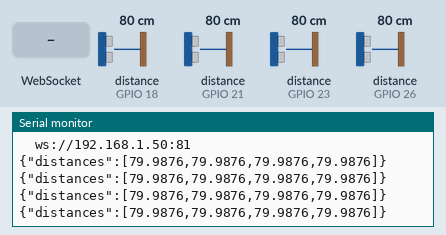
A sketch run on a simulated ESP32. Shown: the last lines printed to the serial monitor. Wiring (inferred from the names in the program): 4 × ultrasonic range finder: trigger GPIO 5, echo GPIO 18 / trigger GPIO 19, echo GPIO 21 / trigger GPIO 22, echo GPIO 23 / trigger GPIO 25, echo GPIO 26. The inputs (shaded band) are chosen by the test bench; at power-on: distance to the obstacle (sensors on GPIO 18, GPIO 21, GPIO 23, GPIO 26) 80 cm. The echo pulse lasts 58.3 µs per cm; WiFi joins after 1.5 s; servers stay silent unless stated.

Above: at 3.0 s.
3.1 s: WebSocket text "1" received
At 3.36 s:
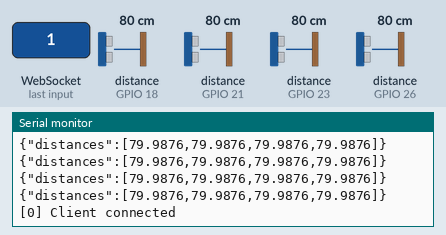
4.6 s: distance to the obstacle (sensor on GPIO 18) set to 2 cm
At 5.16 s:
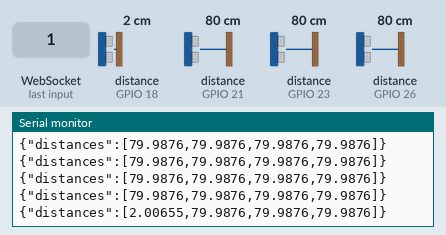
6.1 s: distance to the obstacle (sensor on GPIO 21) set to 2 cm
At 6.37 s:
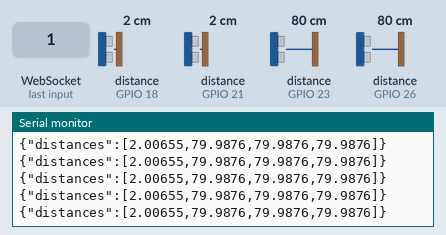
7.6 s: distance to the obstacle (sensor on GPIO 23) set to 2 cm
At 7.87 s:
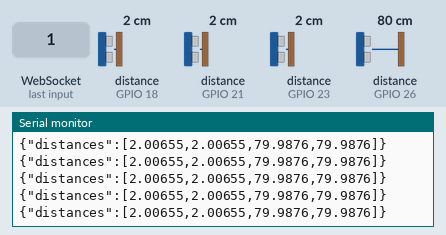
9.1 s: distance to the obstacle (sensor on GPIO 26) set to 2 cm
At 9.37 s:
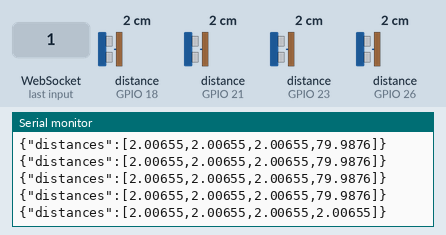
10.6 s: distance to the obstacle (sensor on GPIO 18) set to 4 cm
At 10.88 s:
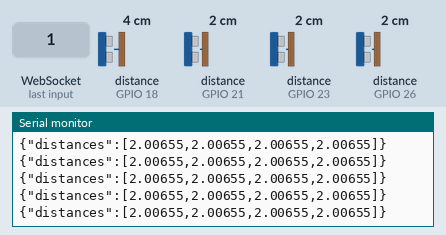
Timing chart, 0 to 13.1 s (numbered marks = the images above; inputs shaded):
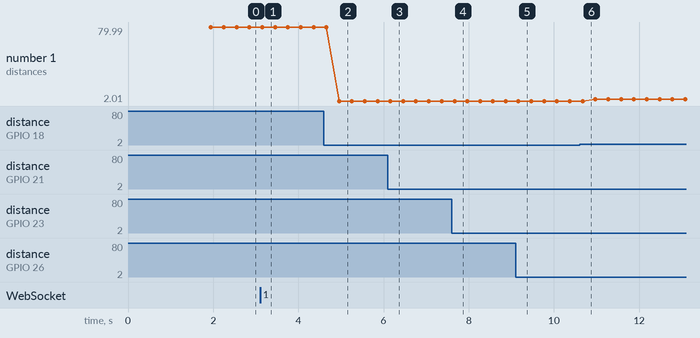

The sketch:

esp32_parking.ino
```cpp
/*
  ESP32 Smart Parking - 4x HC-SR04 + WebSocket Server
  ----------------------------------------------------
  Libraries needed (Arduino IDE -> Library Manager):
    - WebSockets by Markus Sattler  (search: "WebSockets")
    - ArduinoJson  by Benoit Blanchon

  Wiring (HC-SR04 -> ESP32):
    Sensor 1: TRIG -> GPIO 5,  ECHO -> GPIO 18
    Sensor 2: TRIG -> GPIO 19, ECHO -> GPIO 21
    Sensor 3: TRIG -> GPIO 22, ECHO -> GPIO 23
    Sensor 4: TRIG -> GPIO 25, ECHO -> GPIO 26
    VCC -> 5V, GND -> GND
    NOTE: HC-SR04 ECHO outputs 5V. For safety use a voltage divider
          (1k + 2k resistors) between ECHO and ESP32 GPIO.

  After upload, open Serial Monitor (115200 baud) to see the ESP32 IP.
  In the React app, connect to:  ws://<ESP32_IP>:81
*/

#include <WiFi.h>
#include <WebSocketsServer.h>
#include <ArduinoJson.h>

// ====== EDIT THESE ======
const char* WIFI_SSID = "YOUR_WIFI_SSID";
const char* WIFI_PASS = "YOUR_WIFI_PASSWORD";
// ========================

const uint8_t TRIG_PINS[4] = {5, 19, 22, 25};
const uint8_t ECHO_PINS[4] = {18, 21, 23, 26};

WebSocketsServer webSocket(81);

float readDistanceCm(uint8_t trig, uint8_t echo) {
  digitalWrite(trig, LOW);
  delayMicroseconds(2);
  digitalWrite(trig, HIGH);
  delayMicroseconds(10);
  digitalWrite(trig, LOW);

  // Timeout 30 ms ~ 5 m max range
  long duration = pulseIn(echo, HIGH, 30000);
  if (duration == 0) return 999.0; // no echo -> treat as far / empty
  return duration * 0.0343 / 2.0;
}

void onWsEvent(uint8_t num, WStype_t type, uint8_t * payload, size_t length) {
  if (type == WStype_CONNECTED) {
    Serial.printf("[%u] Client connected\n", num);
  } else if (type == WStype_DISCONNECTED) {
    Serial.printf("[%u] Client disconnected\n", num);
  }
}

void setup() {
  Serial.begin(115200);
  delay(200);

  for (int i = 0; i < 4; i++) {
    pinMode(TRIG_PINS[i], OUTPUT);
    pinMode(ECHO_PINS[i], INPUT);
    digitalWrite(TRIG_PINS[i], LOW);
  }

  Serial.printf("Connecting to %s", WIFI_SSID);
  WiFi.begin(WIFI_SSID, WIFI_PASS);
  while (WiFi.status() != WL_CONNECTED) {
    delay(400);
    Serial.print(".");
  }
  Serial.println();
  Serial.print("WiFi connected. IP: ");
  Serial.println(WiFi.localIP());
  Serial.println("Open the React app and connect to:");
  Serial.printf("  ws://%s:81\n", WiFi.localIP().toString().c_str());

  webSocket.begin();
  webSocket.onEvent(onWsEvent);
}

unsigned long lastSend = 0;

void loop() {
  webSocket.loop();

  if (millis() - lastSend > 300) {
    lastSend = millis();

    float d[4];
    for (int i = 0; i < 4; i++) {
      d[i] = readDistanceCm(TRIG_PINS[i], ECHO_PINS[i]);
      delay(30); // avoid sensor crosstalk
    }

    StaticJsonDocument<200> doc;
    JsonArray arr = doc.createNestedArray("distances");
    for (int i = 0; i < 4; i++) arr.add(d[i]);

    String out;
    serializeJson(doc, out);
    webSocket.broadcastTXT(out);

    Serial.println(out);
  }
}
```

Measured:
- after the input at 3.1 s, the serial monitor: prints a new line after 0.05 s (image 1)
- after the input at 4.6 s, the serial monitor: prints a new line after 0.36 s (image 2)
- after the input at 9.1 s, the serial monitor: prints a new line after 0.06 s (image 5)
- plotted number 1: 79.99 → 2.01 after the input at 4.6 s, 2.01 → 4.01 after the input at 10.6 s
